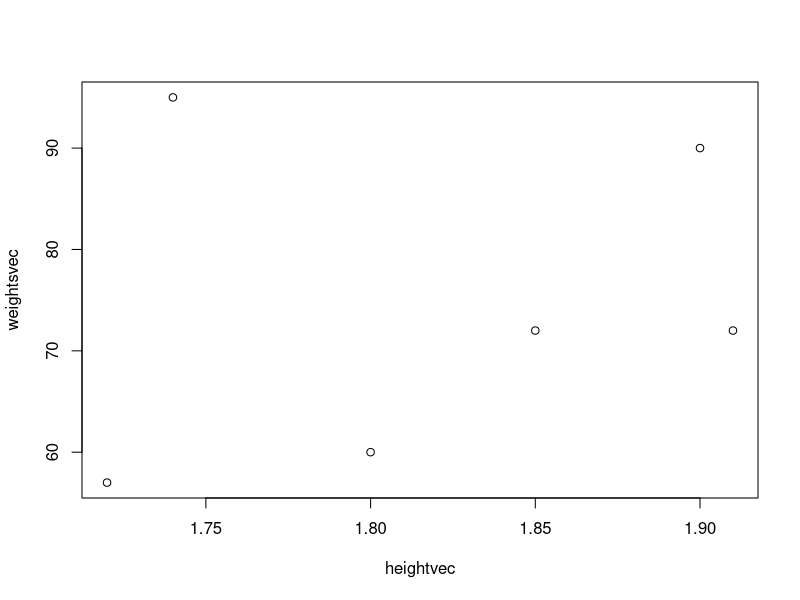
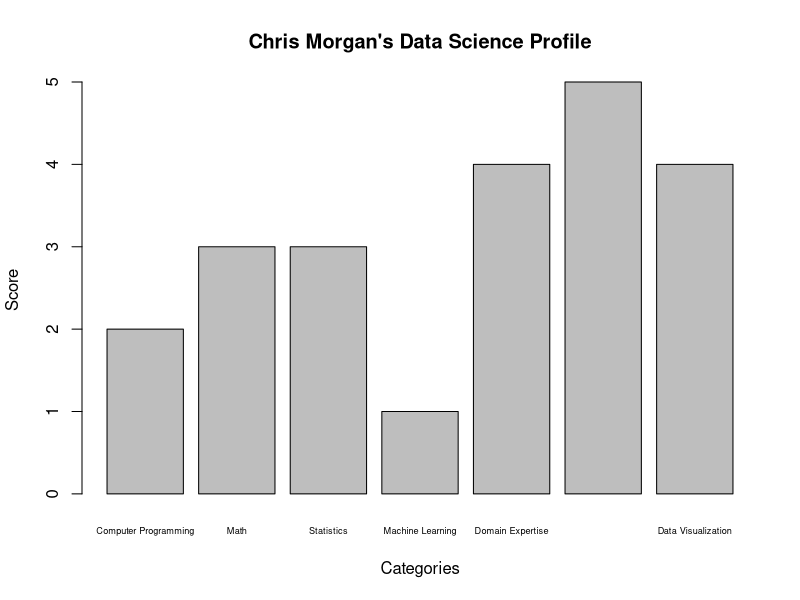

Reproduce these figures in R, in order.
x<-12
log(12)
?log
z<-rnorm(15,mean = 10,sd = 2 )
z
mean(z)
sd(z)
weightsvec<-c(60,72,57,90,95,72)
heightvec<-c(1.8,1.85,1.72,1.9,1.74,1.91)
weightsvec
heightvec
plot(heightvec,weightsvec)
bmi<-weightsvec/((heightvec)^2)
bmi
meankg<-mean(weightsvec)
a<-weightsvec-meankg
a
sum(a)
DScat<-c("Computer Programming","Math","Statistics","Machine Learning", "Domain Expertise", "Communication and Presentation Skills", "Data Visualization")
DScat
DSscore<-c(2,3,3,1,4,5,4)
Chris<-data.frame(DScat,DSscore)
Chris
barplot(Chris$DSscore, names = Chris$DScat,
  xlab = "Categories", ylab= "Score",
  main = "Chris Morgan's Data Science Profile",
  space = .2, cex.names = .55)

  